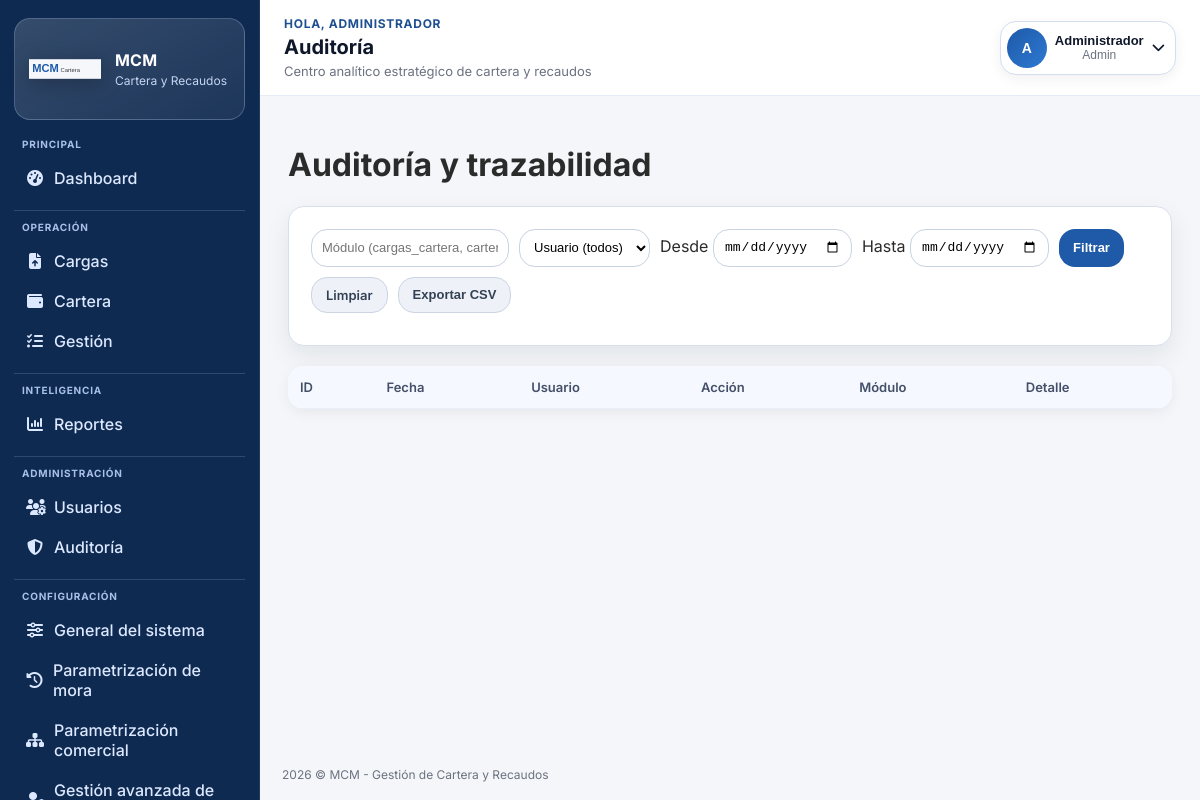
Page /admin/auditoria.php (signed in) on the committed database.
### tables this page shows
CREATE TABLE IF NOT EXISTS usuarios (
    id BIGINT AUTO_INCREMENT PRIMARY KEY,
    nombre VARCHAR(120) NOT NULL,
    email VARCHAR(120) NOT NULL UNIQUE,
    password_hash VARCHAR(255) NOT NULL,
    rol ENUM('admin', 'analista', 'visualizador') NOT NULL DEFAULT 'visualizador',
    estado ENUM('activo', 'inactivo') NOT NULL DEFAULT 'activo',
    created_at DATETIME NOT NULL DEFAULT CURRENT_TIMESTAMP,
    updated_at DATETIME NOT NULL DEFAULT CURRENT_TIMESTAMP ON UPDATE CURRENT_TIMESTAMP
);

### public/admin/auditoria.php (called while the page is built)
<?php
require_once __DIR__ . '/../modules/admin/auditoria.php';

### app/config/app.php (called while the page is built, shortened)
<?php
if (!function_exists('app_base_url')) {
    function app_base_url(): string
    {
        return APP_BASE_URL;
    }
}
if (!function_exists('app_url')) {
    function app_url(string $path = ''): string
    {
        $base = app_base_url();
        $cleanPath = ltrim($path, '/');
        return $base === '' ? '/' . $cleanPath : $base . '/' . $cleanPath;
    }
}
if (!function_exists('app_request_path')) {
    function app_request_path(): string
    {
        $uriPath = (string)(parse_url($_SERVER['REQUEST_URI'] ?? '', PHP_URL_PATH) ?? '/');
        $base = app_base_url();
        if ($base !== '' && str_starts_with($uriPath, $base)) {
            $uriPath = substr($uriPath, strlen($base));
        }
        $uriPath = '/' . ltrim($uriPath, '/');
        return $uriPath;
    }
}
if (!function_exists('app_route_is')) {
    function app_route_is(array $paths): bool
    {
        $current = app_request_path();
        foreach ($paths as $path) {
            $normalized = '/' . ltrim($path, '/');
            $prefix = rtrim($normalized, '/') . '/';
        }
        return false;
    }
}

### app/config/auth.php (called while the page is built, shortened)
<?php
function current_user(): ?array
{
    return $_SESSION['user'] ?? null;
}

### app/views/layout.php (the view, shortened to what this page needs)
<?php
require_once __DIR__ . '/../config/auth.php';
require_once __DIR__ . '/../config/app.php';
function render_layout(string $title, string $content): void
{
    $user = current_user();
    $role = $user['rol'] ?? 'visualizador';
    $menuBySection = [];
    foreach ($menu as $item) {
        $section = $item['section'] ?? 'General';
        $menuBySection[$section][] = $item;
    }
    ?>
    <!doctype html>
    <html lang="es">
    <head>
      <link rel="stylesheet" href="https://cdnjs.cloudflare.com/ajax/libs/font-awesome/6.5.2/css/all.min.css">
      <link rel="stylesheet" href="<?= htmlspecialchars(app_url('assets/css/app.css')) ?>">
    </head>
    <body>
      <aside class="app-sidebar" id="appSidebar">
        <div class="sidebar-brand">
          <img src="<?= htmlspecialchars(app_url('assets/img/logo-mcm.svg')) ?>" alt="MCM" class="sidebar-logo">
          <div>
            <div class="sidebar-brand-title">MCM</div>
            <div class="sidebar-brand-subtitle">Cartera y Recaudos</div>
          </div>
        </div>
        <nav class="sidebar-nav">
          <?php foreach ($menuBySection as $sectionName => $items): ?>
            <div class="sidebar-section">
              <p class="sidebar-section-label"><?= htmlspecialchars($sectionName) ?></p>
              <?php foreach ($items as $item): ?>
                <?php $active = app_route_is($item['match']); ?>
                <a class="sidebar-link <?= $active ? 'active' : '' ?>" href="<?= htmlspecialchars(app_url($item['url'])) ?>">
                  <i class="<?= htmlspecialchars($item['icon']) ?>"></i>
                  <span><?= htmlspecialchars($item['label']) ?></span>
                </a>
              <?php endforeach; ?>
            </div>
          <?php endforeach; ?>
        </nav>
      </aside>
      <div class="app-main">
        <header class="app-topbar">
          <div class="topbar-title-wrap">
            <p class="topbar-greeting">Hola, <?= htmlspecialchars((string)($user['nombre'] ?? 'equipo')) ?></p>
            <h1 class="topbar-title"><?= htmlspecialchars($title) ?></h1>
            <p class="topbar-subtitle">Centro analítico estratégico de cartera y recaudos</p>
          </div>
          <div class="topbar-user" id="topbarUserMenu">
            <button class="user-menu-trigger" id="userMenuToggle" type="button" aria-label="Abrir menú de usuario" aria-expanded="false">
              <div class="avatar">
                <?= strtoupper(substr((string)($user['nombre'] ?? 'U'), 0, 1)) ?>
              </div>
              <div class="user-meta">
                <strong><?= htmlspecialchars((string)($user['nombre'] ?? 'Usuario')) ?></strong>
                <span><?= htmlspecialchars(ucfirst((string)$role)) ?></span>
              </div>
              <i class="fa-solid fa-chevron-down"></i>
            </button>
          </div>
        </header>
        <main class="app-content">
          <?= $content ?>
        </main>
        <footer class="app-footer">
          <span><?= date('Y') ?> &copy; MCM - Gestión de Cartera y Recaudos</span>
        </footer>
      </div>
    </body>
    </html>
    <?php
}

### public/assets/css/app.css (style rules this page uses)
:root { --mcm-blue: #1E5AA8; --mcm-blue-hover: #15427A; --mcm-blue-strong: #0F2A50; --mcm-cyan: #0EA5A6; --mcm-dark: #2B2B2B; --mcm-bg: #F4F6F9; --mcm-bg-soft: #F8FBFF; --mcm-white: #FFFFFF; --mcm-success: #22C55E; --mcm-danger: #EF4444; --mcm-warning: #F59E0B; --mcm-border: #D8E0EC; --mcm-muted: #6B7280; --shadow-soft: 0 10px 26px rgba(15, 23, 42, 0.08); --shadow-xs: 0 4px 14px rgba(15, 23, 42, 0.06); --radius-md: 16px; --radius-sm: 16px; }
* { box-sizing: border-box; }
html, body { margin: 0; padding: 0; font-family: "Inter", "Segoe UI", Roboto, Arial, sans-serif; color: var(--mcm-dark); background: var(--mcm-bg); }
a { color: var(--mcm-blue); text-decoration: none; }
.app-sidebar { position: fixed; inset: 0 auto 0 0; width: 260px; background: #0F2A50; color: #E6EEFF; border-right: 1px solid rgba(255, 255, 255, 0.08); z-index: 40; padding: 18px 14px 14px; overflow-y: auto; }
.sidebar-brand { display: flex; align-items: center; gap: 14px; padding: 14px; border: 1px solid rgba(195, 217, 255, 0.25); background: linear-gradient(150deg, rgba(255, 255, 255, 0.16), rgba(255, 255, 255, 0.06)); border-radius: 16px; margin-bottom: 18px; }
.sidebar-logo { width: 72px; height: 72px; filter: drop-shadow(0 4px 10px rgba(0, 0, 0, 0.25)); }
.sidebar-brand-title { font-weight: 700; color: #fff; letter-spacing: 0.2px; }
.sidebar-brand-subtitle { font-size: 12px; color: #C4D5F2; margin-top: 3px; }
.sidebar-nav { display: grid; gap: 12px; }
.sidebar-section { border-top: 1px solid rgba(201, 217, 247, 0.18); padding-top: 10px; }
.sidebar-section:first-child { border-top: none; padding-top: 0; }
.sidebar-section-label { margin: 0 8px 8px; text-transform: uppercase; letter-spacing: .08em; font-size: 10px; color: #A8C0E8; font-weight: 700; }
.sidebar-link { display: flex; align-items: center; gap: 10px; padding: 10px 12px; border-radius: 16px; color: #DCE8FF; font-weight: 500; transition: all .2s ease; }
.sidebar-link i { width: 18px; text-align: center; }
.app-main { margin-left: 260px; min-height: 100vh; display: flex; flex-direction: column; }
.app-topbar { position: sticky; top: 0; z-index: 20; background: var(--mcm-white); border-bottom: 1px solid #E5ECF7; padding: 16px 24px; display: flex; align-items: center; justify-content: space-between; gap: 14px; }
.topbar-title-wrap { flex: 1; min-width: 0; }
.topbar-title { margin: 0; font-size: 20px; color: #0F172A; }
.topbar-greeting { margin: 0 0 4px; color: #1D4F91; font-size: 12px; font-weight: 700; text-transform: uppercase; letter-spacing: .06em; }
.topbar-subtitle { margin: 4px 0 0; color: var(--mcm-muted); font-size: 13px; }
.topbar-user { position: relative; display: flex; align-items: center; gap: 8px; }
.user-menu-trigger { border: 1px solid #D4DEEC; background: #fff; border-radius: 16px; padding: 6px 10px 6px 6px; display: inline-flex; align-items: center; gap: 8px; cursor: pointer; color: #0F172A; box-shadow: var(--shadow-xs); }
.avatar { width: 40px; height: 40px; border-radius: 50%; background: linear-gradient(135deg, var(--mcm-blue), #2E79D3); color: #fff; display: inline-flex; align-items: center; justify-content: center; font-weight: 700; font-size: 14px; }
.user-meta { display: grid; line-height: 1.2; }
.user-meta strong { font-size: 13px; }
.user-meta span { font-size: 12px; color: var(--mcm-muted); }
.app-content { padding: 28px; }
.app-footer { margin-top: auto; padding: 14px 22px 18px; color: var(--mcm-muted); font-size: 12px; }

### rows in the picture
usuarios: nombre "ADMINISTRADOR", nombre "A", nombre "Administrador"

### other values in the picture
$sectionName "PRINCIPAL"
$item['label'] "Dashboard"
$sectionName "OPERACIÓN"
$item['label'] "Cargas"
$item['label'] "Cartera"
$item['label'] "Gestión"
$sectionName "INTELIGENCIA"
$item['label'] "Reportes"
$sectionName "ADMINISTRACIÓN"
$item['label'] "Usuarios"
$item['label'] "Auditoría"
$sectionName "CONFIGURACIÓN"
$item['label'] "General del sistema"
$item['label'] "Parametrización de mora"
$item['label'] "Parametrización comercial"
